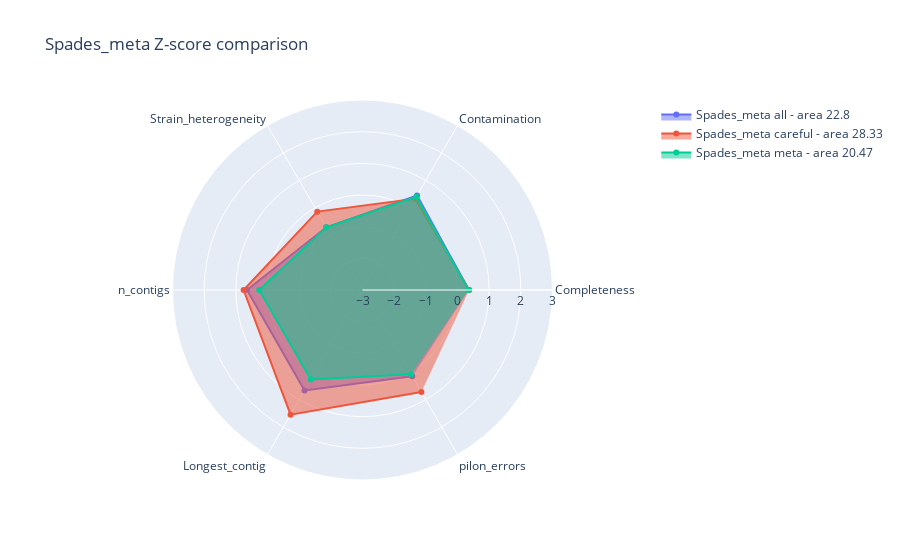

The notebook cell this image was saved under:
### Code cell
fig2 = go.Figure()

for n,index in enumerate(df_norm_z_meta.index.to_list()):
    fig2.add_trace(
                go.Scatterpolar(
                                r=df_norm_z_meta[['Completeness', 'Contamination',
       'Strain_heterogeneity', 'n_contigs', 'Longest_contig', 'pilon_errors']].loc[index].values,
                                theta=['Completeness', 'Contamination',
       'Strain_heterogeneity', 'n_contigs', 'Longest_contig', 'pilon_errors'],
                                fill='toself',
                                name="Spades_meta {} - area {}".format(df_norm_z_meta['Category'][index], round(area_list[n],2)),
                                showlegend=True,
                                )
                )

fig2.update_layout(
    polar=dict(
        radialaxis=dict(
                        visible=True,
                        range=[-3, 3]
                    )
            ),
    title="Spades_meta Z-score comparison"
)

fig2.show()

### Figure 1 — Plotly figure (JSON) as saved in the notebook; plotly's stock layout.template omitted (floating-point values rounded to 4 significant figures)
{"data": [{"fill": "toself", "name": "Spades_meta all - area 22.8", "r": [0.3625, 0.4452, -0.7124, 0.6469, 0.6617, 0.1416], "showlegend": true, "theta": ["Completeness", "Contamination", "Strain_heterogeneity", "n_contigs", "Longest_contig", "pilon_errors"], "type": "scatterpolar"}, {"fill": "toself", "name": "Spades_meta careful - area 28.33", "r": [0.3677, 0.3289, -0.1423, 0.7541, 1.544, 0.7203], "showlegend": true, "theta": ["Completeness", "Contamination", "Strain_heterogeneity", "n_contigs", "Longest_contig", "pilon_errors"], "type": "scatterpolar"}, {"fill": "toself", "name": "Spades_meta meta - area 20.47", "r": [0.3493, 0.4009, -0.7124, 0.2609, 0.262, 0.06988], "showlegend": true, "theta": ["Completeness", "Contamination", "Strain_heterogeneity", "n_contigs", "Longest_contig", "pilon_errors"], "type": "scatterpolar"}], "layout": {"polar": {"radialaxis": {"range": [-3, 3], "visible": true}}, "title": {"text": "Spades_meta Z-score comparison"}}}
